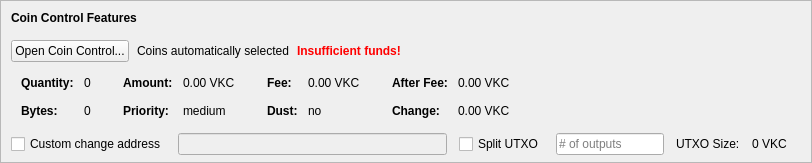
    <widget class="QFrame" name="frameCoinControl">
     <property name="sizePolicy">
      <sizepolicy hsizetype="Expanding" vsizetype="Expanding">
       <horstretch>0</horstretch>
       <verstretch>0</verstretch>
      </sizepolicy>
     </property>
     <property name="maximumSize">
      <size>
       <width>16777215</width>
       <height>16777215</height>
      </size>
     </property>
     <property name="frameShape">
      <enum>QFrame::StyledPanel</enum>
     </property>
     <property name="frameShadow">
      <enum>QFrame::Sunken</enum>
     </property>
     <layout class="QVBoxLayout" name="verticalLayoutCoinControl2">
      <property name="spacing">
       <number>0</number>
      </property>
      <property name="leftMargin">
       <number>0</number>
      </property>
      <property name="topMargin">
       <number>0</number>
      </property>
      <property name="rightMargin">
       <number>0</number>
      </property>
      <property name="bottomMargin">
       <number>6</number>
      </property>
      <item>
       <layout class="QVBoxLayout" name="verticalLayoutCoinControl" stretch="0,0,0,0,1">
        <property name="spacing">
         <number>0</number>
        </property>
        <property name="leftMargin">
         <number>10</number>
        </property>
        <property name="topMargin">
         <number>10</number>
        </property>
        <item>
         <layout class="QHBoxLayout" name="horizontalLayoutCoinControl1">
          <property name="bottomMargin">
           <number>15</number>
          </property>
          <item>
           <widget class="QLabel" name="labelCoinControlFeatures">
            <property name="sizePolicy">
             <sizepolicy hsizetype="Preferred" vsizetype="Maximum">
              <horstretch>0</horstretch>
              <verstretch>0</verstretch>
             </sizepolicy>
            </property>
            <property name="font">
             <font>
              <weight>75</weight>
              <bold>true</bold>
             </font>
            </property>
            <property name="styleSheet">
             <string notr="true">font-weight:bold;</string>
            </property>
            <property name="text">
             <string>Coin Control Features</string>
            </property>
           </widget>
          </item>
         </layout>
        </item>
        <item>
         <layout class="QHBoxLayout" name="horizontalLayoutCoinControl2" stretch="0,0,0,0">
          <property name="spacing">
           <number>8</number>
          </property>
          <property name="bottomMargin">
           <number>10</number>
          </property>
          <item>
           <widget class="QPushButton" name="pushButtonCoinControl">
            <property name="styleSheet">
             <string notr="true"/>
            </property>
            <property name="text">
             <string>Open Coin Control...</string>
            </property>
            <property name="autoDefault">
             <bool>false</bool>
            </property>
           </widget>
          </item>
          <item>
           <widget class="QLabel" name="labelCoinControlAutomaticallySelected">
            <property name="text">
             <string>Coins automatically selected</string>
            </property>
            <property name="margin">
             <number>5</number>
            </property>
           </widget>
          </item>
          <item>
           <widget class="QLabel" name="labelCoinControlInsuffFunds">
            <property name="font">
             <font>
              <weight>75</weight>
              <bold>true</bold>
             </font>
            </property>
            <property name="styleSheet">
             <string notr="true">color:red;font-weight:bold;</string>
            </property>
            <property name="text">
             <string>Insufficient funds!</string>
            </property>
            <property name="margin">
             <number>5</number>
            </property>
           </widget>
          </item>
          <item>
           <spacer name="horizontalSpacerCoinControl">
            <property name="orientation">
             <enum>Qt::Horizontal</enum>
            </property>
            <property name="sizeHint" stdset="0">
             <size>
              <width>40</width>
              <height>1</height>
             </size>
            </property>
           </spacer>
          </item>
         </layout>
        </item>
        <item>
         <widget class="QWidget" name="widgetCoinControl" native="true">
          <property name="sizePolicy">
           <sizepolicy hsizetype="Preferred" vsizetype="Preferred">
            <horstretch>0</horstretch>
            <verstretch>0</verstretch>
           </sizepolicy>
          </property>
          <property name="minimumSize">
           <size>
            <width>0</width>
            <height>0</height>
           </size>
          </property>
          <property name="styleSheet">
           <string notr="true"/>
          </property>
          <layout class="QHBoxLayout" name="horizontalLayoutCoinControl5">
           <property name="leftMargin">
            <number>0</number>
           </property>
           <property name="topMargin">
            <number>0</number>
           </property>
           <property name="rightMargin">
            <number>0</number>
           </property>
           <property name="bottomMargin">
            <number>0</number>
           </property>
           <item>
            <layout class="QHBoxLayout" name="horizontalLayoutCoinControl3" stretch="0,0,0,1">
             <property name="spacing">
              <number>20</number>
             </property>
             <property name="topMargin">
              <number>0</number>
             </property>
             <property name="bottomMargin">
              <number>10</number>
             </property>
             <item>
              <layout class="QFormLayout" name="formLayoutCoinControl1">
               <property name="horizontalSpacing">
                <number>10</number>
               </property>
               <property name="verticalSpacing">
                <number>14</number>
               </property>
               <property name="leftMargin">
                <number>10</number>
               </property>
               <property name="topMargin">
                <number>4</number>
               </property>
               <property name="rightMargin">
                <number>6</number>
               </property>
               <item row="0" column="0">
                <widget class="QLabel" name="labelCoinControlQuantityText">
                 <property name="font">
                  <font>
                   <weight>75</weight>
                   <bold>true</bold>
                  </font>
                 </property>
                 <property name="text">
                  <string>Quantity:</string>
                 </property>
                 <property name="margin">
                  <number>0</number>
                 </property>
                </widget>
               </item>
               <item row="0" column="1">
                <widget class="QLabel" name="labelCoinControlQuantity">
                 <property name="cursor">
                  <cursorShape>IBeamCursor</cursorShape>
                 </property>
                 <property name="contextMenuPolicy">
                  <enum>Qt::ActionsContextMenu</enum>
                 </property>
                 <property name="text">
                  <string notr="true">0</string>
                 </property>
                 <property name="margin">
                  <number>0</number>
                 </property>
                 <property name="textInteractionFlags">
                  <set>Qt::LinksAccessibleByMouse|Qt::TextSelectableByKeyboard|Qt::TextSelectableByMouse</set>
                 </property>
                </widget>
               </item>
               <item row="1" column="0">
                <widget class="QLabel" name="labelCoinControlBytesText">
                 <property name="font">
                  <font>
                   <weight>75</weight>
                   <bold>true</bold>
                  </font>
                 </property>
                 <property name="text">
                  <string>Bytes:</string>
                 </property>
                </widget>
               </item>
               <item row="1" column="1">
                <widget class="QLabel" name="labelCoinControlBytes">
                 <property name="cursor">
                  <cursorShape>IBeamCursor</cursorShape>
                 </property>
                 <property name="contextMenuPolicy">
                  <enum>Qt::ActionsContextMenu</enum>
                 </property>
                 <property name="text">
                  <string notr="true">0</string>
                 </property>
                 <property name="textInteractionFlags">
                  <set>Qt::LinksAccessibleByMouse|Qt::TextSelectableByKeyboard|Qt::TextSelectableByMouse</set>
                 </property>
                </widget>
               </item>
              </layout>
             </item>
             <item>
              <layout class="QFormLayout" name="formLayoutCoinControl2">
               <property name="horizontalSpacing">
                <number>10</number>
               </property>
               <property name="verticalSpacing">
                <number>14</number>
               </property>
               <property name="leftMargin">
                <number>6</number>
               </property>
               <property name="topMargin">
                <number>4</number>
               </property>
               <property name="rightMargin">
                <number>6</number>
               </property>
               <item row="0" column="0">
                <widget class="QLabel" name="labelCoinControlAmountText">
                 <property name="font">
                  <font>
                   <weight>75</weight>
                   <bold>true</bold>
                  </font>
                 </property>
                 <property name="text">
                  <string>Amount:</string>
                 </property>
                 <property name="margin">
                  <number>0</number>
                 </property>
                </widget>
               </item>
               <item row="0" column="1">
                <widget class="QLabel" name="labelCoinControlAmount">
                 <property name="cursor">
                  <cursorShape>IBeamCursor</cursorShape>
                 </property>
                 <property name="contextMenuPolicy">
                  <enum>Qt::ActionsContextMenu</enum>
                 </property>
                 <property name="text">
                  <string notr="true">0.00 VKC</string>
                 </property>
                 <property name="textInteractionFlags">
                  <set>Qt::LinksAccessibleByMouse|Qt::TextSelectableByKeyboard|Qt::TextSelectableByMouse</set>
                 </property>
                </widget>
               </item>
               <item row="1" column="0">
                <widget class="QLabel" name="labelCoinControlPriorityText">
                 <property name="font">
                  <font>
                   <weight>75</weight>
                   <bold>true</bold>
                  </font>
                 </property>
                 <property name="text">
                  <string>Priority:</string>
                 </property>
                </widget>
               </item>
               <item row="1" column="1">
                <widget class="QLabel" name="labelCoinControlPriority">
                 <property name="cursor">
                  <cursorShape>IBeamCursor</cursorShape>
                 </property>
                 <property name="contextMenuPolicy">
                  <enum>Qt::ActionsContextMenu</enum>
                 </property>
                 <property name="text">
                  <string>medium</string>
                 </property>
                 <property name="textInteractionFlags">
                  <set>Qt::LinksAccessibleByMouse|Qt::TextSelectableByKeyboard|Qt::TextSelectableByMouse</set>
                 </property>
                </widget>
               </item>
              </layout>
             </item>
             <item>
              <layout class="QFormLayout" name="formLayoutCoinControl3">
               <property name="horizontalSpacing">
                <number>10</number>
               </property>
               <property name="verticalSpacing">
                <number>14</number>
               </property>
               <property name="leftMargin">
                <number>6</number>
               </property>
               <property name="topMargin">
                <number>4</number>
               </property>
               <property name="rightMargin">
                <number>6</number>
               </property>
               <item row="0" column="0">
                <widget class="QLabel" name="labelCoinControlFeeText">
                 <property name="font">
                  <font>
                   <weight>75</weight>
                   <bold>true</bold>
                  </font>
                 </property>
                 <property name="text">
                  <string>Fee:</string>
                 </property>
                 <property name="margin">
                  <number>0</number>
                 </property>
                </widget>
               </item>
               <item row="0" column="1">
                <widget class="QLabel" name="labelCoinControlFee">
                 <property name="cursor">
                  <cursorShape>IBeamCursor</cursorShape>
                 </property>
                 <property name="contextMenuPolicy">
                  <enum>Qt::ActionsContextMenu</enum>
                 </property>
                 <property name="text">
                  <string notr="true">0.00 VKC</string>
                 </property>
                 <property name="textInteractionFlags">
                  <set>Qt::LinksAccessibleByMouse|Qt::TextSelectableByKeyboard|Qt::TextSelectableByMouse</set>
                 </property>
                </widget>
               </item>
               <item row="1" column="0">
                <widget class="QLabel" name="labelCoinControlLowOutputText">
                 <property name="font">
                  <font>
                   <weight>75</weight>
                   <bold>true</bold>
                  </font>
                 </property>
                 <property name="text">
                  <string>Dust:</string>
                 </property>
                </widget>
               </item>
               <item row="1" column="1">
                <widget class="QLabel" name="labelCoinControlLowOutput">
                 <property name="cursor">
                  <cursorShape>IBeamCursor</cursorShape>
                 </property>
                 <property name="contextMenuPolicy">
                  <enum>Qt::ActionsContextMenu</enum>
                 </property>
                 <property name="text">
                  <string>no</string>
                 </property>
                 <property name="textInteractionFlags">
                  <set>Qt::LinksAccessibleByMouse|Qt::TextSelectableByKeyboard|Qt::TextSelectableByMouse</set>
                 </property>
                </widget>
               </item>
              </layout>
             </item>
             <item>
              <layout class="QFormLayout" name="formLayoutCoinControl4">
               <property name="horizontalSpacing">
                <number>10</number>
               </property>
               <property name="verticalSpacing">
                <number>14</number>
               </property>
               <property name="leftMargin">
                <number>6</number>
               </property>
               <property name="topMargin">
                <number>4</number>
               </property>
               <property name="rightMargin">
                <number>6</number>
               </property>
               <item row="0" column="0">
                <widget class="QLabel" name="labelCoinControlAfterFeeText">
                 <property name="font">
                  <font>
                   <weight>75</weight>
                   <bold>true</bold>
                  </font>
                 </property>
                 <property name="text">
                  <string>After Fee:</string>
                 </property>
                 <property name="margin">
                  <number>0</number>
                 </property>
                </widget>
               </item>
               <item row="0" column="1">
                <widget class="QLabel" name="labelCoinControlAfterFee">
                 <property name="cursor">
                  <cursorShape>IBeamCursor</cursorShape>
                 </property>
                 <property name="contextMenuPolicy">
                  <enum>Qt::ActionsContextMenu</enum>
                 </property>
                 <property name="text">
                  <string notr="true">0.00 VKC</string>
                 </property>
                 <property name="textInteractionFlags">
                  <set>Qt::LinksAccessibleByMouse|Qt::TextSelectableByKeyboard|Qt::TextSelectableByMouse</set>
                 </property>
                </widget>
               </item>
               <item row="1" column="0">
                <widget class="QLabel" name="labelCoinControlChangeText">
                 <property name="font">
                  <font>
                   <weight>75</weight>
                   <bold>true</bold>
                  </font>
                 </property>
                 <property name="text">
                  <string>Change:</string>
                 </property>
                </widget>
               </item>
               <item row="1" column="1">
                <widget class="QLabel" name="labelCoinControlChange">
                 <property name="cursor">
                  <cursorShape>IBeamCursor</cursorShape>
                 </property>
                 <property name="contextMenuPolicy">
                  <enum>Qt::ActionsContextMenu</enum>
                 </property>
                 <property name="text">
                  <string notr="true">0.00 VKC</string>
                 </property>
                 <property name="textInteractionFlags">
                  <set>Qt::LinksAccessibleByMouse|Qt::TextSelectableByKeyboard|Qt::TextSelectableByMouse</set>
                 </property>
                </widget>
               </item>
              </layout>
             </item>
            </layout>
           </item>
          </layout>
         </widget>
        </item>
        <item>
         <layout class="QHBoxLayout" name="horizontalLayoutCoinControl4" stretch="0,0,0,0,0,0,0">
          <property name="spacing">
           <number>12</number>
          </property>
          <property name="sizeConstraint">
           <enum>QLayout::SetDefaultConstraint</enum>
          </property>
          <property name="topMargin">
           <number>5</number>
          </property>
          <property name="rightMargin">
           <number>5</number>
          </property>
          <item>
           <widget class="QCheckBox" name="checkBoxCoinControlChange">
            <property name="toolTip">
             <string>If this is activated, but the change address is empty or invalid, change will be sent to a newly generated address.</string>
            </property>
            <property name="text">
             <string>Custom change address</string>
            </property>
           </widget>
          </item>
          <item>
           <widget class="QValidatedLineEdit" name="lineEditCoinControlChange">
            <property name="enabled">
             <bool>false</bool>
            </property>
            <property name="sizePolicy">
             <sizepolicy hsizetype="Expanding" vsizetype="Fixed">
              <horstretch>0</horstretch>
              <verstretch>0</verstretch>
             </sizepolicy>
            </property>
           </widget>
          </item>
          <item>
           <widget class="QCheckBox" name="splitBlockCheckBox">
            <property name="text">
             <string>Split UTXO</string>
            </property>
           </widget>
          </item>
          <item>
           <widget class="QLineEdit" name="splitBlockLineEdit">
            <property name="sizePolicy">
             <sizepolicy hsizetype="Fixed" vsizetype="Fixed">
              <horstretch>50</horstretch>
              <verstretch>0</verstretch>
             </sizepolicy>
            </property>
            <property name="placeholderText">
             <string># of outputs</string>
            </property>
           </widget>
          </item>
          <item>
           <widget class="QLabel" name="labelBlockSizeText">
            <property name="text">
             <string>UTXO Size:</string>
            </property>
           </widget>
          </item>
          <item>
           <widget class="QLabel" name="labelBlockSize">
            <property name="text">
             <string>0 VKC</string>
            </property>
           </widget>
          </item>
          <item>
           <widget class="QLabel" name="labelCoinControlChangeLabel">
            <property name="sizePolicy">
             <sizepolicy hsizetype="Preferred" vsizetype="Expanding">
              <horstretch>0</horstretch>
              <verstretch>0</verstretch>
             </sizepolicy>
            </property>
            <property name="minimumSize">
             <size>
              <width>0</width>
              <height>0</height>
             </size>
            </property>
            <property name="text">
             <string/>
            </property>
            <property name="margin">
             <number>3</number>
            </property>
           </widget>
          </item>
         </layout>
        </item>
        <item>
         <spacer name="verticalSpacerCoinControl">
          <property name="orientation">
           <enum>Qt::Vertical</enum>
          </property>
          <property name="sizeHint" stdset="0">
           <size>
            <width>800</width>
            <height>1</height>
           </size>
          </property>
         </spacer>
        </item>
       </layout>
      </item>
     </layout>
    </widget>
